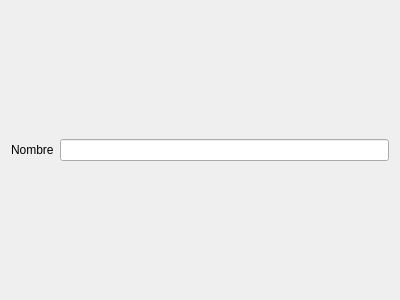
<?xml version="1.0" encoding="UTF-8"?>
<ui version="4.0">
 <class>Widget</class>
 <widget class="QWidget" name="Widget">
  <property name="geometry">
   <rect>
    <x>0</x>
    <y>0</y>
    <width>400</width>
    <height>300</height>
   </rect>
  </property>
  <property name="windowTitle">
   <string>Principal</string>
  </property>
  <layout class="QGridLayout" name="gridLayout">
   <item row="0" column="0">
    <widget class="QLabel" name="label_2">
     <property name="text">
      <string>Nombre</string>
     </property>
    </widget>
   </item>
   <item row="0" column="1">
    <widget class="QLineEdit" name="LineTreeWidget"/>
   </item>
  </layout>
 </widget>
 <layoutdefault spacing="6" margin="11"/>
 <resources/>
 <connections/>
</ui>
